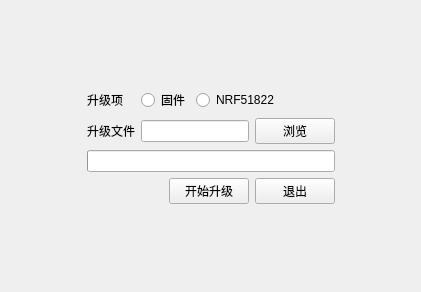
<?xml version="1.0" encoding="UTF-8"?>
<ui version="4.0">
 <class>FirmWareUpdateFor6CDlg</class>
 <widget class="QWidget" name="FirmWareUpdateFor6CDlg">
  <property name="geometry">
   <rect>
    <x>0</x>
    <y>0</y>
    <width>421</width>
    <height>292</height>
   </rect>
  </property>
  <property name="windowTitle">
   <string>Form</string>
  </property>
  <layout class="QGridLayout" name="gridLayout_2">
   <item row="0" column="2">
    <spacer name="verticalSpacer">
     <property name="orientation">
      <enum>Qt::Vertical</enum>
     </property>
     <property name="sizeHint" stdset="0">
      <size>
       <width>20</width>
       <height>20</height>
      </size>
     </property>
    </spacer>
   </item>
   <item row="1" column="1" rowspan="2" colspan="2">
    <layout class="QVBoxLayout" name="verticalLayout">
     <item>
      <layout class="QGridLayout" name="gridLayout">
       <item row="1" column="1">
        <layout class="QHBoxLayout" name="horizontalLayout">
         <item>
          <widget class="QRadioButton" name="radioButton">
           <property name="text">
            <string>固件</string>
           </property>
          </widget>
         </item>
         <item>
          <widget class="QRadioButton" name="radioButton_2">
           <property name="text">
            <string>NRF51822</string>
           </property>
          </widget>
         </item>
         <item>
          <spacer name="horizontalSpacer">
           <property name="orientation">
            <enum>Qt::Horizontal</enum>
           </property>
           <property name="sizeHint" stdset="0">
            <size>
             <width>40</width>
             <height>20</height>
            </size>
           </property>
          </spacer>
         </item>
        </layout>
       </item>
       <item row="2" column="1">
        <layout class="QHBoxLayout" name="horizontalLayout_3">
         <item>
          <widget class="QLineEdit" name="lineEdit"/>
         </item>
         <item>
          <widget class="QPushButton" name="pushButton">
           <property name="text">
            <string>浏览</string>
           </property>
          </widget>
         </item>
        </layout>
       </item>
       <item row="3" column="0" colspan="2">
        <widget class="QProgressBar" name="progressBar">
         <property name="value">
          <number>0</number>
         </property>
         <property name="textVisible">
          <bool>false</bool>
         </property>
        </widget>
       </item>
       <item row="2" column="0">
        <widget class="QLabel" name="label_2">
         <property name="text">
          <string>升级文件</string>
         </property>
        </widget>
       </item>
       <item row="1" column="0">
        <widget class="QLabel" name="label">
         <property name="text">
          <string>升级项</string>
         </property>
        </widget>
       </item>
      </layout>
     </item>
     <item>
      <layout class="QHBoxLayout" name="horizontalLayout_2">
       <item>
        <spacer name="horizontalSpacer_2">
         <property name="orientation">
          <enum>Qt::Horizontal</enum>
         </property>
         <property name="sizeHint" stdset="0">
          <size>
           <width>40</width>
           <height>20</height>
          </size>
         </property>
        </spacer>
       </item>
       <item>
        <widget class="QPushButton" name="pushButton_2">
         <property name="text">
          <string>开始升级</string>
         </property>
        </widget>
       </item>
       <item>
        <widget class="QPushButton" name="pushButton_3">
         <property name="text">
          <string>退出</string>
         </property>
        </widget>
       </item>
      </layout>
     </item>
    </layout>
   </item>
   <item row="1" column="3">
    <spacer name="horizontalSpacer_4">
     <property name="orientation">
      <enum>Qt::Horizontal</enum>
     </property>
     <property name="sizeHint" stdset="0">
      <size>
       <width>42</width>
       <height>20</height>
      </size>
     </property>
    </spacer>
   </item>
   <item row="2" column="0">
    <spacer name="horizontalSpacer_3">
     <property name="orientation">
      <enum>Qt::Horizontal</enum>
     </property>
     <property name="sizeHint" stdset="0">
      <size>
       <width>54</width>
       <height>20</height>
      </size>
     </property>
    </spacer>
   </item>
   <item row="3" column="1">
    <spacer name="verticalSpacer_2">
     <property name="orientation">
      <enum>Qt::Vertical</enum>
     </property>
     <property name="sizeHint" stdset="0">
      <size>
       <width>20</width>
       <height>40</height>
      </size>
     </property>
    </spacer>
   </item>
  </layout>
 </widget>
 <resources/>
 <connections/>
</ui>
